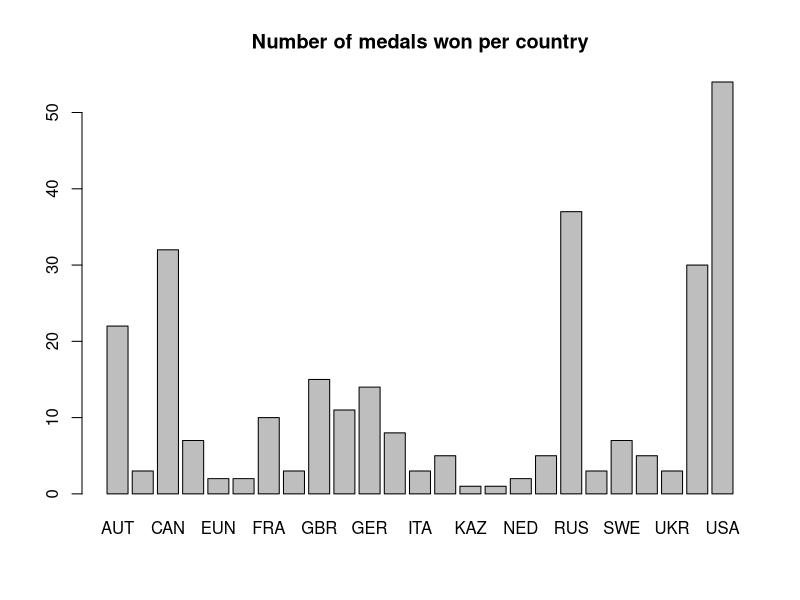
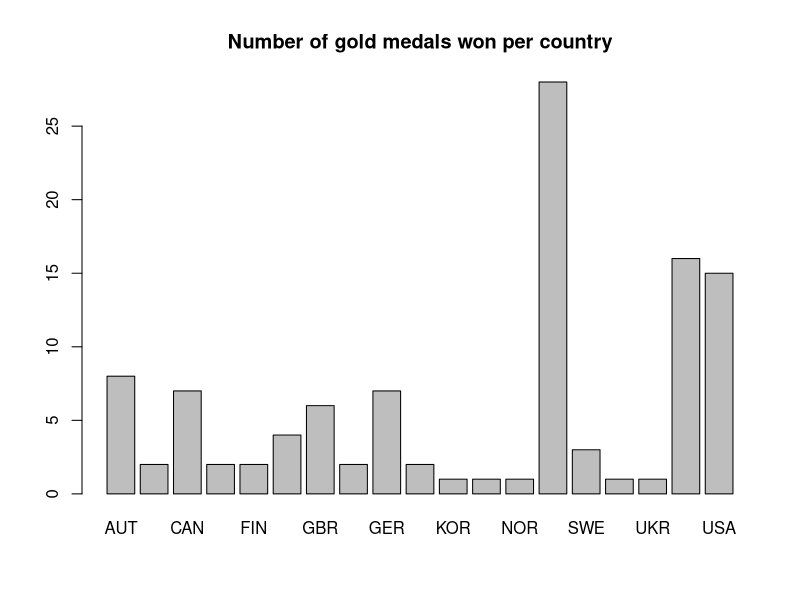
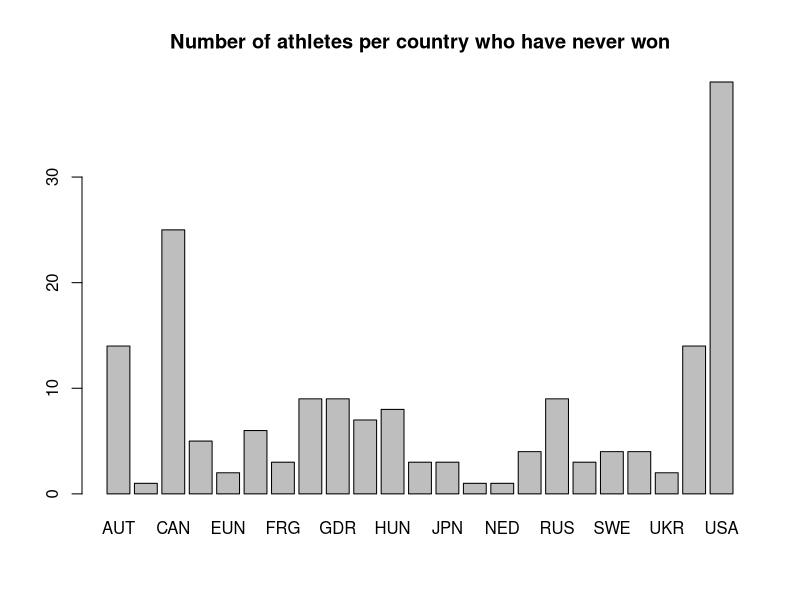

Generate these figures, in order, with R:
## ---- chunk 1
#loading libraries
library(ggplot2)

#reading csv file
medalCount <- read.csv(file="./stats_athletes_with_medals_count.csv", header=TRUE, sep=",")
medalCountdf <- data.frame(medalCount)
#number of athletes per country that have won at least one medal
tbl_total_num_athletes_with_medal <- table(medalCountdf$NationID)
barplot(tbl_total_num_athletes_with_medal, main="Number of medals won per country")
## ---- chunk 2
tbl_gold <- table(medalCountdf[which(medalCountdf$G!=0),]$NationID)
barplot(tbl_gold, main="Number of gold medals won per country")

## ---- chunk 3
multiple_gold_athletes <- medalCountdf[which(medalCountdf$G>1),]
print(multiple_gold_athletes)
#ggplot(data=multiple_gold_athletes, aes(x=Athlete, y=multiple_gold_athletes$G)) +
  #geom_bar(stat="identity")

#barplot(tbl_gold_athletes, main="Athletes with multiple wins")

## ---- chunk 4
french_athletes_score <- medalCountdf[which(medalCountdf$NationID=="FRA"),]
print(french_athletes_score)

## ---- chunk 5
nations_with_athletes_with_no_wins <- table(medalCountdf[which(medalCountdf$G<1),]$NationID)
barplot(nations_with_athletes_with_no_wins, main="Number of athletes per country who have never won")

nations_with_athletes_with_no_wins <- medalCountdf[which(medalCountdf$G<1),]

